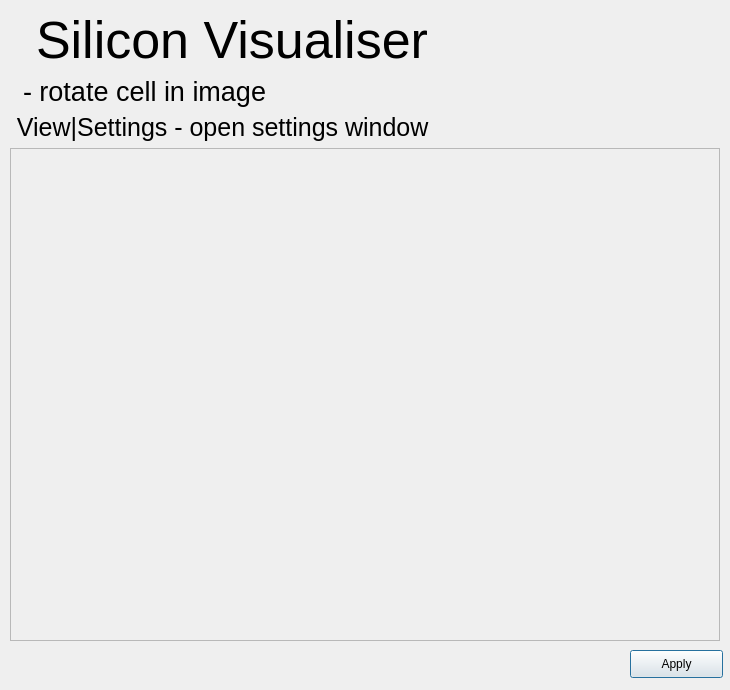
<?xml version="1.0" encoding="UTF-8"?>
<ui version="4.0">
 <class>WelcomeDialog</class>
 <widget class="QDialog" name="WelcomeDialog">
  <property name="geometry">
   <rect>
    <x>0</x>
    <y>0</y>
    <width>730</width>
    <height>690</height>
   </rect>
  </property>
  <property name="minimumSize">
   <size>
    <width>730</width>
    <height>690</height>
   </size>
  </property>
  <property name="maximumSize">
   <size>
    <width>730</width>
    <height>690</height>
   </size>
  </property>
  <property name="windowTitle">
   <string>Welcome</string>
  </property>
  <property name="windowIcon">
   <iconset resource="../SiliconVisualiser.qrc">
    <normaloff>:/SiliconVisualiser/Resources/silicon-cell.png</normaloff>:/SiliconVisualiser/Resources/silicon-cell.png</iconset>
  </property>
  <widget class="QPushButton" name="pushButton">
   <property name="geometry">
    <rect>
     <x>630</x>
     <y>650</y>
     <width>93</width>
     <height>28</height>
    </rect>
   </property>
   <property name="text">
    <string>Apply</string>
   </property>
  </widget>
  <widget class="QWidget" name="verticalLayoutWidget">
   <property name="geometry">
    <rect>
     <x>10</x>
     <y>10</y>
     <width>710</width>
     <height>631</height>
    </rect>
   </property>
   <layout class="QGridLayout" name="mainLayout">
    <item row="0" column="0">
     <layout class="QGridLayout" name="gridLayout_2">
      <item row="1" column="0">
       <widget class="QLabel" name="label_2">
        <property name="font">
         <font>
          <pointsize>19</pointsize>
         </font>
        </property>
        <property name="text">
         <string> View|Settings - open settings window</string>
        </property>
       </widget>
      </item>
      <item row="0" column="0">
       <layout class="QGridLayout" name="gridLayout">
        <item row="1" column="1">
         <widget class="QLabel" name="label">
          <property name="font">
           <font>
            <pointsize>20</pointsize>
           </font>
          </property>
          <property name="text">
           <string>- rotate cell in image</string>
          </property>
         </widget>
        </item>
        <item row="1" column="0">
         <widget class="QLabel" name="image">
          <property name="text">
           <string/>
          </property>
          <property name="pixmap">
           <pixmap resource="../SiliconVisualiser.qrc">:/SiliconVisualiser/Resources/mouse-right-button.png</pixmap>
          </property>
         </widget>
        </item>
        <item row="1" column="2">
         <spacer name="horizontalSpacer">
          <property name="orientation">
           <enum>Qt::Horizontal</enum>
          </property>
          <property name="sizeHint" stdset="0">
           <size>
            <width>40</width>
            <height>20</height>
           </size>
          </property>
         </spacer>
        </item>
        <item row="0" column="1">
         <layout class="QHBoxLayout" name="horizontalLayout">
          <item>
           <widget class="QLabel" name="image2">
            <property name="text">
             <string/>
            </property>
            <property name="pixmap">
             <pixmap resource="../SiliconVisualiser.qrc">:/SiliconVisualiser/Resources/silicon-cell0.png</pixmap>
            </property>
           </widget>
          </item>
          <item>
           <widget class="QLabel" name="labelName">
            <property name="font">
             <font>
              <pointsize>39</pointsize>
             </font>
            </property>
            <property name="text">
             <string>Silicon Visualiser</string>
            </property>
            <property name="alignment">
             <set>Qt::AlignCenter</set>
            </property>
           </widget>
          </item>
         </layout>
        </item>
       </layout>
      </item>
     </layout>
    </item>
    <item row="1" column="0">
     <widget class="QScrollArea" name="scrollArea">
      <property name="widgetResizable">
       <bool>true</bool>
      </property>
      <widget class="QWidget" name="scrollAreaWidgetContents_2">
       <property name="geometry">
        <rect>
         <x>0</x>
         <y>0</y>
         <width>702</width>
         <height>669</height>
        </rect>
       </property>
       <layout class="QGridLayout" name="gridLayout_6">
        <property name="leftMargin">
         <number>0</number>
        </property>
        <property name="topMargin">
         <number>0</number>
        </property>
        <item row="0" column="0">
         <widget class="QLabel" name="label_3">
          <property name="text">
           <string/>
          </property>
          <property name="pixmap">
           <pixmap resource="../SiliconVisualiser.qrc">:/SiliconVisualiser/Resources/theory.jpg</pixmap>
          </property>
         </widget>
        </item>
       </layout>
      </widget>
     </widget>
    </item>
   </layout>
  </widget>
 </widget>
 <resources>
  <include location="../SiliconVisualiser.qrc"/>
 </resources>
 <connections>
  <connection>
   <sender>pushButton</sender>
   <signal>released()</signal>
   <receiver>WelcomeDialog</receiver>
   <slot>close()</slot>
   <hints>
    <hint type="sourcelabel">
     <x>586</x>
     <y>323</y>
    </hint>
    <hint type="destinationlabel">
     <x>319</x>
     <y>174</y>
    </hint>
   </hints>
  </connection>
 </connections>
</ui>
